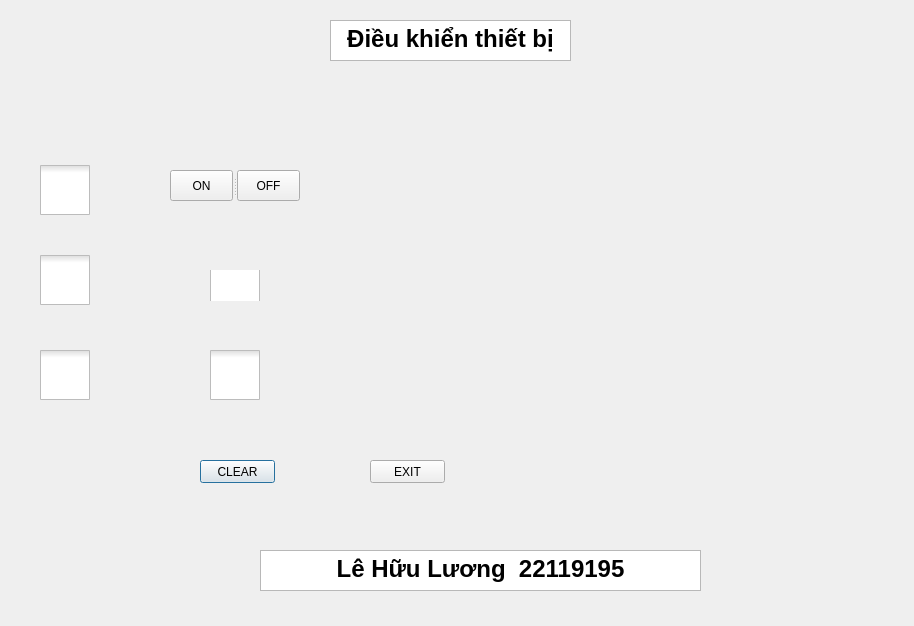
<?xml version="1.0" encoding="UTF-8"?>
<ui version="4.0">
 <class>Dialog</class>
 <widget class="QDialog" name="Dialog">
  <property name="geometry">
   <rect>
    <x>0</x>
    <y>0</y>
    <width>914</width>
    <height>626</height>
   </rect>
  </property>
  <property name="windowTitle">
   <string>MainWindow</string>
  </property>
  <property name="autoFillBackground">
   <bool>false</bool>
  </property>
  <widget class="QLabel" name="light">
   <property name="geometry">
    <rect>
     <x>350</x>
     <y>140</y>
     <width>101</width>
     <height>91</height>
    </rect>
   </property>
   <property name="styleSheet">
    <string notr="true">image:url(:/light/light/light_off.png)</string>
   </property>
   <property name="text">
    <string/>
   </property>
  </widget>
  <widget class="QLabel" name="fan">
   <property name="geometry">
    <rect>
     <x>360</x>
     <y>250</y>
     <width>111</width>
     <height>91</height>
    </rect>
   </property>
   <property name="styleSheet">
    <string notr="true">image:url(:/fan/fan/fan_off.png)</string>
   </property>
   <property name="text">
    <string/>
   </property>
  </widget>
  <widget class="QLabel" name="air">
   <property name="geometry">
    <rect>
     <x>360</x>
     <y>350</y>
     <width>91</width>
     <height>81</height>
    </rect>
   </property>
   <property name="styleSheet">
    <string notr="true">image:url(:/air/air/air_off.png)</string>
   </property>
   <property name="text">
    <string/>
   </property>
  </widget>
  <widget class="QCheckBox" name="toggle">
   <property name="geometry">
    <rect>
     <x>210</x>
     <y>270</y>
     <width>51</width>
     <height>31</height>
    </rect>
   </property>
   <property name="styleSheet">
    <string notr="true">QCheckBox::indicator{
	width: 50px;
	height: 50px;
}
QCheckBox::indicator:checked{
	image:url(&quot;C:/Users/lehuu/Documents/IoT/onoff/on.png&quot;)
}
QCheckBox::indicator:unchecked{
	image:url(&quot;C:/Users/lehuu/Documents/IoT/onoff/off.png&quot;)
}</string>
   </property>
   <property name="text">
    <string/>
   </property>
  </widget>
  <widget class="QCheckBox" name="sw">
   <property name="geometry">
    <rect>
     <x>210</x>
     <y>350</y>
     <width>70</width>
     <height>51</height>
    </rect>
   </property>
   <property name="styleSheet">
    <string notr="true">QCheckBox::indicator{
	width: 50px;
	height: 50px;
}
QCheckBox::indicator:checked{
	image:url(&quot;C:/Users/lehuu/Documents/IoT/sw/swon.png&quot;)
}
QCheckBox::indicator:unchecked{
	image:url(&quot;C:/Users/lehuu/Documents/IoT/sw/swoff.png&quot;)
}</string>
   </property>
   <property name="text">
    <string/>
   </property>
  </widget>
  <widget class="QCheckBox" name="mode1">
   <property name="geometry">
    <rect>
     <x>40</x>
     <y>160</y>
     <width>81</width>
     <height>61</height>
    </rect>
   </property>
   <property name="styleSheet">
    <string notr="true">QCheckBox::indicator{
	width: 50px;
	height: 50px;
}
QCheckBox::indicator:checked{
	image:url(&quot;C:/Users/lehuu/Documents/IoT/mode/1on.png&quot;)
}
QCheckBox::indicator:unchecked{
	image:url(&quot;C:/Users/lehuu/Documents/IoT/mode/1off.png&quot;)
}</string>
   </property>
   <property name="text">
    <string/>
   </property>
  </widget>
  <widget class="QCheckBox" name="mode2">
   <property name="geometry">
    <rect>
     <x>40</x>
     <y>250</y>
     <width>71</width>
     <height>61</height>
    </rect>
   </property>
   <property name="styleSheet">
    <string notr="true">QCheckBox::indicator{
	width: 50px;
	height: 50px;
}
QCheckBox::indicator:checked{
	image:url(&quot;C:/Users/lehuu/Documents/IoT/mode/2on.png&quot;)
}
QCheckBox::indicator:unchecked{
	image:url(&quot;C:/Users/lehuu/Documents/IoT/mode/2off.png&quot;)
}</string>
   </property>
   <property name="text">
    <string/>
   </property>
  </widget>
  <widget class="QCheckBox" name="mode3">
   <property name="geometry">
    <rect>
     <x>40</x>
     <y>330</y>
     <width>71</width>
     <height>91</height>
    </rect>
   </property>
   <property name="styleSheet">
    <string notr="true">QCheckBox::indicator{
	width: 50px;
	height: 50px;
}
QCheckBox::indicator:checked{
	image:url(&quot;C:/Users/lehuu/Documents/IoT/mode/3on.png&quot;)
}
QCheckBox::indicator:unchecked{
	image:url(&quot;C:/Users/lehuu/Documents/IoT/mode/3off.png&quot;)
}</string>
   </property>
   <property name="text">
    <string/>
   </property>
  </widget>
  <widget class="QPushButton" name="clear">
   <property name="geometry">
    <rect>
     <x>200</x>
     <y>460</y>
     <width>75</width>
     <height>23</height>
    </rect>
   </property>
   <property name="text">
    <string>CLEAR</string>
   </property>
  </widget>
  <widget class="QPushButton" name="exit">
   <property name="geometry">
    <rect>
     <x>370</x>
     <y>460</y>
     <width>75</width>
     <height>23</height>
    </rect>
   </property>
   <property name="text">
    <string>EXIT</string>
   </property>
  </widget>
  <widget class="QTextBrowser" name="textBrowser">
   <property name="geometry">
    <rect>
     <x>260</x>
     <y>550</y>
     <width>441</width>
     <height>41</height>
    </rect>
   </property>
   <property name="html">
    <string>&lt;!DOCTYPE HTML PUBLIC &quot;-//W3C//DTD HTML 4.0//EN&quot; &quot;http://www.w3.org/TR/REC-html40/strict.dtd&quot;&gt;
&lt;html&gt;&lt;head&gt;&lt;meta name=&quot;qrichtext&quot; content=&quot;1&quot; /&gt;&lt;style type=&quot;text/css&quot;&gt;
p, li { white-space: pre-wrap; }
&lt;/style&gt;&lt;/head&gt;&lt;body style=&quot; font-family:'MS Shell Dlg 2'; font-size:8.25pt; font-weight:400; font-style:normal;&quot;&gt;
&lt;p align=&quot;center&quot; style=&quot; margin-top:0px; margin-bottom:0px; margin-left:0px; margin-right:0px; -qt-block-indent:0; text-indent:0px;&quot;&gt;&lt;span style=&quot; font-size:18pt; font-weight:600;&quot;&gt;Lê Hữu Lương  22119195&lt;/span&gt;&lt;/p&gt;&lt;/body&gt;&lt;/html&gt;</string>
   </property>
  </widget>
  <widget class="QTextBrowser" name="textBrowser_2">
   <property name="geometry">
    <rect>
     <x>330</x>
     <y>20</y>
     <width>241</width>
     <height>41</height>
    </rect>
   </property>
   <property name="html">
    <string>&lt;!DOCTYPE HTML PUBLIC &quot;-//W3C//DTD HTML 4.0//EN&quot; &quot;http://www.w3.org/TR/REC-html40/strict.dtd&quot;&gt;
&lt;html&gt;&lt;head&gt;&lt;meta name=&quot;qrichtext&quot; content=&quot;1&quot; /&gt;&lt;style type=&quot;text/css&quot;&gt;
p, li { white-space: pre-wrap; }
&lt;/style&gt;&lt;/head&gt;&lt;body style=&quot; font-family:'MS Shell Dlg 2'; font-size:8.25pt; font-weight:400; font-style:normal;&quot;&gt;
&lt;p align=&quot;center&quot; style=&quot; margin-top:0px; margin-bottom:0px; margin-left:0px; margin-right:0px; -qt-block-indent:0; text-indent:0px;&quot;&gt;&lt;span style=&quot; font-size:18pt; font-weight:600;&quot;&gt;Điều khiển thiết bị&lt;/span&gt;&lt;/p&gt;&lt;/body&gt;&lt;/html&gt;</string>
   </property>
  </widget>
  <widget class="QWidget" name="verticalLayoutWidget">
   <property name="geometry">
    <rect>
     <x>520</x>
     <y>110</y>
     <width>321</width>
     <height>201</height>
    </rect>
   </property>
   <layout class="QVBoxLayout" name="bieudo"/>
  </widget>
  <widget class="QSplitter" name="splitter_2">
   <property name="geometry">
    <rect>
     <x>170</x>
     <y>170</y>
     <width>131</width>
     <height>31</height>
    </rect>
   </property>
   <property name="orientation">
    <enum>Qt::Horizontal</enum>
   </property>
   <widget class="QPushButton" name="on_btn">
    <property name="text">
     <string>ON</string>
    </property>
   </widget>
   <widget class="QPushButton" name="off_btn">
    <property name="text">
     <string>OFF</string>
    </property>
   </widget>
  </widget>
  <widget class="QWidget" name="verticalLayoutWidget_2">
   <property name="geometry">
    <rect>
     <x>520</x>
     <y>320</y>
     <width>321</width>
     <height>161</height>
    </rect>
   </property>
   <layout class="QVBoxLayout" name="sensor"/>
  </widget>
  <widget class="QLabel" name="label">
   <property name="geometry">
    <rect>
     <x>650</x>
     <y>-10</y>
     <width>191</width>
     <height>121</height>
    </rect>
   </property>
   <property name="styleSheet">
    <string notr="true">image:url(:/logo/HL.png)</string>
   </property>
   <property name="text">
    <string/>
   </property>
  </widget>
 </widget>
 <resources>
  <include location="iotttt.qrc"/>
 </resources>
 <connections/>
</ui>
